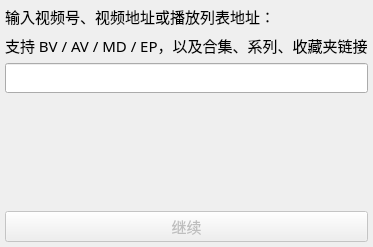
<?xml version="1.0" encoding="UTF-8"?>
<ui version="4.0">
 <class>InputSetupWidget</class>
 <widget class="QWidget" name="InputSetupWidget">
  <property name="geometry">
   <rect>
    <x>0</x>
    <y>0</y>
    <width>355</width>
    <height>247</height>
   </rect>
  </property>
  <property name="font">
   <font>
    <family>HarmonyOS Sans SC</family>
    <pointsize>11</pointsize>
   </font>
  </property>
  <property name="windowTitle">
   <string>Form</string>
  </property>
  <layout class="QVBoxLayout" name="verticalLayout">
   <property name="leftMargin">
    <number>5</number>
   </property>
   <property name="topMargin">
    <number>5</number>
   </property>
   <property name="rightMargin">
    <number>5</number>
   </property>
   <property name="bottomMargin">
    <number>5</number>
   </property>
   <item>
    <widget class="QLabel" name="label">
     <property name="text">
      <string>输入视频号、视频地址或播放列表地址：</string>
     </property>
    </widget>
   </item>
   <item>
    <widget class="QLabel" name="label_2">
     <property name="text">
      <string>支持 BV / AV / MD / EP，以及合集、系列、收藏夹链接</string>
     </property>
    </widget>
   </item>
   <item>
    <widget class="QLineEdit" name="line_input">
     <property name="styleSheet">
      <string notr="true">font: 11pt &quot;HarmonyOS Sans SC&quot;;</string>
     </property>
    </widget>
   </item>
   <item>
    <widget class="QLabel" name="label_hint">
     <property name="text">
      <string/>
     </property>
     <property name="alignment">
      <set>Qt::AlignCenter</set>
     </property>
    </widget>
   </item>
   <item>
    <spacer name="verticalSpacer">
     <property name="orientation">
      <enum>Qt::Vertical</enum>
     </property>
     <property name="sizeHint" stdset="0">
      <size>
       <width>20</width>
       <height>40</height>
      </size>
     </property>
    </spacer>
   </item>
   <item>
    <widget class="QPushButton" name="button_next">
     <property name="enabled">
      <bool>false</bool>
     </property>
     <property name="text">
      <string>继续</string>
     </property>
    </widget>
   </item>
  </layout>
 </widget>
 <resources/>
 <connections/>
</ui>
